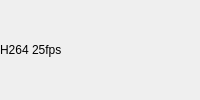
                   <widget class="QWidget" name="video_value_widget" native="true">
                    <property name="role" stdset="0">
                     <string notr="true">value</string>
                    </property>
                    <layout class="QHBoxLayout" name="video_value_layout">
                     <property name="spacing">
                      <number>2</number>
                     </property>
                     <property name="leftMargin">
                      <number>0</number>
                     </property>
                     <property name="topMargin">
                      <number>0</number>
                     </property>
                     <property name="rightMargin">
                      <number>4</number>
                     </property>
                     <property name="bottomMargin">
                      <number>0</number>
                     </property>
                     <item>
                      <widget class="ElidedLabel" name="video_value_label">
                       <property name="sizePolicy">
                        <sizepolicy hsizetype="Ignored" vsizetype="Preferred">
                         <horstretch>0</horstretch>
                         <verstretch>0</verstretch>
                        </sizepolicy>
                       </property>
                       <property name="text">
                        <string>H264 25fps</string>
                       </property>
                       <property name="indent">
                        <number>0</number>
                       </property>
                      </widget>
                     </item>
                     <item>
                      <widget class="QLabel" name="video_connection_label">
                       <property name="sizePolicy">
                        <sizepolicy hsizetype="Fixed" vsizetype="Preferred">
                         <horstretch>0</horstretch>
                         <verstretch>0</verstretch>
                        </sizepolicy>
                       </property>
                       <property name="text">
                        <string/>
                       </property>
                       <property name="pixmap">
                        <pixmap>icons/connection-direct.svg</pixmap>
                       </property>
                       <property name="alignment">
                        <set>Qt::AlignCenter</set>
                       </property>
                      </widget>
                     </item>
                     <item>
                      <widget class="QLabel" name="video_encryption_label">
                       <property name="sizePolicy">
                        <sizepolicy hsizetype="Fixed" vsizetype="Preferred">
                         <horstretch>0</horstretch>
                         <verstretch>0</verstretch>
                        </sizepolicy>
                       </property>
                       <property name="text">
                        <string/>
                       </property>
                       <property name="pixmap">
                        <pixmap>icons/lock-grey-12.svg</pixmap>
                       </property>
                       <property name="alignment">
                        <set>Qt::AlignCenter</set>
                       </property>
                      </widget>
                     </item>
                    </layout>
                   </widget>
